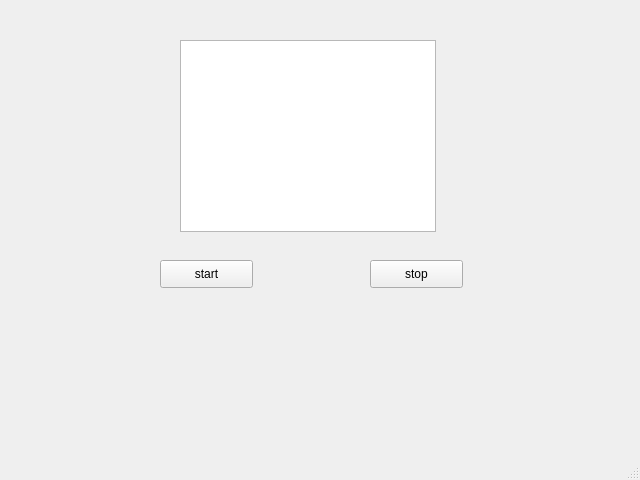
<?xml version="1.0" encoding="UTF-8"?>
<ui version="4.0">
 <class>MainWindow</class>
 <widget class="QMainWindow" name="MainWindow">
  <property name="geometry">
   <rect>
    <x>0</x>
    <y>0</y>
    <width>640</width>
    <height>480</height>
   </rect>
  </property>
  <property name="windowTitle">
   <string>MainWindow</string>
  </property>
  <widget class="QWidget" name="centralwidget">
   <widget class="QPushButton" name="pushButton">
    <property name="geometry">
     <rect>
      <x>160</x>
      <y>260</y>
      <width>93</width>
      <height>28</height>
     </rect>
    </property>
    <property name="text">
     <string>start</string>
    </property>
   </widget>
   <widget class="QPushButton" name="pushButton_2">
    <property name="geometry">
     <rect>
      <x>370</x>
      <y>260</y>
      <width>93</width>
      <height>28</height>
     </rect>
    </property>
    <property name="text">
     <string>stop</string>
    </property>
   </widget>
   <widget class="QTextBrowser" name="textBrowser">
    <property name="geometry">
     <rect>
      <x>180</x>
      <y>40</y>
      <width>256</width>
      <height>192</height>
     </rect>
    </property>
   </widget>
  </widget>
  <widget class="QMenuBar" name="menubar">
   <property name="geometry">
    <rect>
     <x>0</x>
     <y>0</y>
     <width>640</width>
     <height>26</height>
    </rect>
   </property>
  </widget>
  <widget class="QStatusBar" name="statusbar"/>
 </widget>
 <resources/>
 <connections/>
</ui>
